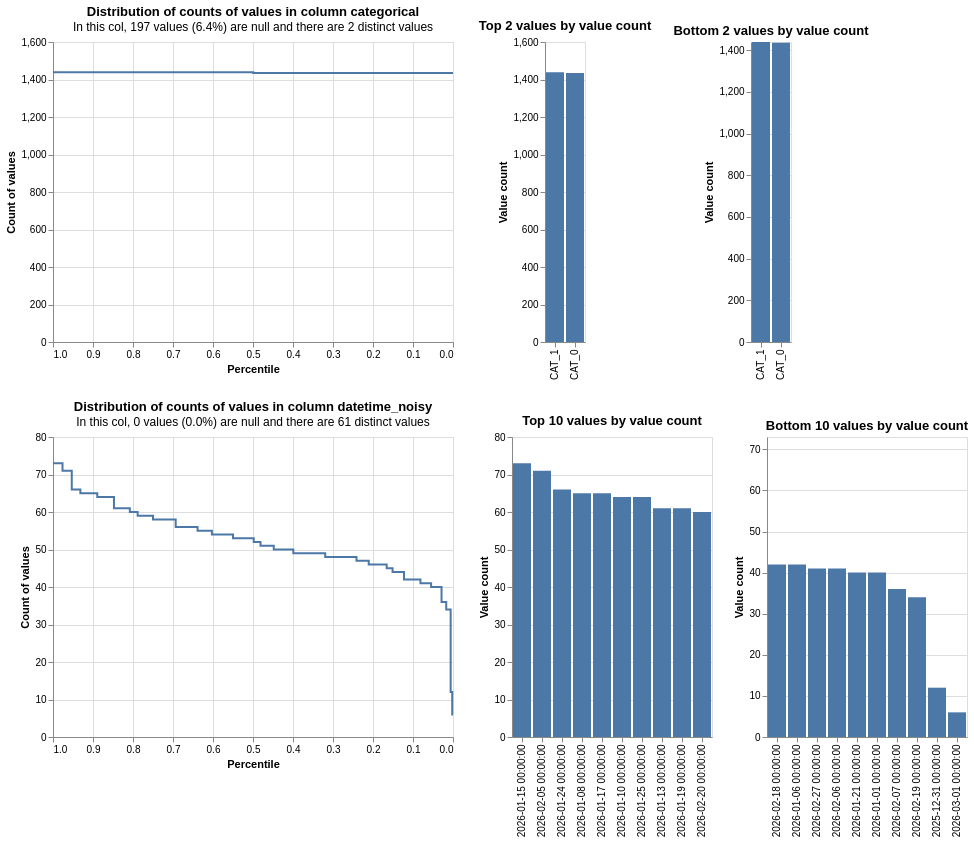

The code cell stored with this chart in its notebook:
### Code cell
from splink.exploratory import profile_columns

db_api = build_api_with_con(MEM_LIMIT, TEMP_DIR)

profile_columns(
    [df1, df2],
    db_api=db_api,
    column_expressions=[
        "categorical",
        "datetime_noisy",
    ],
)

### Figure 1 — Vega-Lite specification as saved in the notebook (floating-point values rounded to 4 significant figures)
{"config": {"view": {"continuousWidth": 400, "continuousHeight": 300}}, "vconcat": [{"hconcat": [{"mark": {"type": "line", "interpolate": "step-before"}, "data": {"values": [{"percentile_ex_nulls": 0.4993, "percentile_inc_nulls": 0.5314, "value_count": 1439, "group_name": "categorical", "total_non_null_rows": 2874, "total_rows_inc_nulls": 3071, "sum_tokens_in_value_count_group": 1439, "distinct_value_count": 2}, {"percentile_ex_nulls": 0.0, "percentile_inc_nulls": 0.06415, "value_count": 1435, "group_name": "categorical", "total_non_null_rows": 2874, "total_rows_inc_nulls": 3071, "sum_tokens_in_value_count_group": 1435, "distinct_value_count": 2}, {"percentile_ex_nulls": 1.0, "percentile_inc_nulls": 1.0, "value_count": 1439, "group_name": "categorical", "total_non_null_rows": 2874, "total_rows_inc_nulls": 3071, "sum_tokens_in_value_count_group": 1439, "distinct_value_count": 2}]}, "encoding": {"tooltip": [{"field": "value_count", "type": "quantitative"}, {"field": "percentile_ex_nulls", "type": "quantitative"}, {"field": "percentile_inc_nulls", "type": "quantitative"}, {"field": "total_non_null_rows", "type": "quantitative"}, {"field": "total_rows_inc_nulls", "type": "quantitative"}], "x": {"field": "percentile_ex_nulls", "sort": "descending", "title": "Percentile", "type": "quantitative"}, "y": {"field": "value_count", "title": "Count of values", "type": "quantitative"}}, "title": {"text": "Distribution of counts of values in column categorical", "subtitle": "In this col, 197 values (6.4%) are null and there are 2 distinct values"}}, {"mark": "bar", "data": {"values": [{"value_count": 1439, "group_name": "categorical", "value": "CAT_1", "total_non_null_rows": 2874, "total_rows_inc_nulls": 3071, "distinct_value_count": 2}, {"value_count": 1435, "group_name": "categorical", "value": "CAT_0", "total_non_null_rows": 2874, "total_rows_inc_nulls": 3071, "distinct_value_count": 2}]}, "encoding": {"tooltip": [{"field": "value", "type": "nominal"}, {"field": "value_count", "type": "quantitative"}, {"field": "total_non_null_rows", "type": "quantitative"}, {"field": "total_rows_inc_nulls", "type": "quantitative"}], "x": {"field": "value", "sort": "-y", "title": null, "type": "nominal"}, "y": {"field": "value_count", "title": "Value count", "type": "quantitative"}}, "title": "Top 2 values by value count"}, {"mark": "bar", "data": {"values": [{"value_count": 1435, "group_name": "categorical", "value": "CAT_0", "total_non_null_rows": 2874, "total_rows_inc_nulls": 3071, "distinct_value_count": 2}, {"value_count": 1439, "group_name": "categorical", "value": "CAT_1", "total_non_null_rows": 2874, "total_rows_inc_nulls": 3071, "distinct_value_count": 2}]}, "encoding": {"tooltip": [{"field": "value", "type": "nominal"}, {"field": "value_count", "type": "quantitative"}, {"field": "total_non_null_rows", "type": "quantitative"}, {"field": "total_rows_inc_nulls", "type": "quantitative"}], "x": {"field": "value", "sort": "-y", "title": null, "type": "nominal"}, "y": {"field": "value_count", "scale": {"domain": [0, 1439]}, "title": "Value count", "type": "quantitative"}}, "title": "Bottom 2 values by value count"}]}, {"hconcat": [{"mark": {"type": "line", "interpolate": "step-before"}, "data": {"values": [{"percentile_ex_nulls": 0.9762, "percentile_inc_nulls": 0.9762, "value_count": 73, "group_name": "datetime_noisy", "total_non_null_rows": 3071, "total_rows_inc_nulls": 3071, "sum_tokens_in_value_count_group": 73, "distinct_value_count": 61}, {"percentile_ex_nulls": 0.9531, "percentile_inc_nulls": 0.9531, "value_count": 71, "group_name": "datetime_noisy", "total_non_null_rows": 3071, "total_rows_inc_nulls": 3071, "sum_tokens_in_value_count_group": 71, "distinct_value_count": 61}, {"percentile_ex_nulls": 0.9316, "percentile_inc_nulls": 0.9316, "value_count": 66, "group_name": "datetime_noisy", "total_non_null_rows": 3071, "total_rows_inc_nulls": 3071, "sum_tokens_in_value_count_group": 66, "distinct_value_count": 61}, {"percentile_ex_nulls": 0.8893, "percentile_inc_nulls": 0.8893, "value_count": 65, "group_name": "datetime_noisy", "total_non_null_rows": 3071, "total_rows_inc_nulls": 3071, "sum_tokens_in_value_count_group": 130, "distinct_value_count": 61}, {"percentile_ex_nulls": 0.8476, "percentile_inc_nulls": 0.8476, "value_count": 64, "group_name": "datetime_noisy", "total_non_null_rows": 3071, "total_rows_inc_nulls": 3071, "sum_tokens_in_value_count_group": 128, "distinct_value_count": 61}, {"percentile_ex_nulls": 0.8079, "percentile_inc_nulls": 0.8079, "value_count": 61, "group_name": "datetime_noisy", "total_non_null_rows": 3071, "total_rows_inc_nulls": 3071, "sum_tokens_in_value_count_group": 122, "distinct_value_count": 61}, {"percentile_ex_nulls": 0.7883, "percentile_inc_nulls": 0.7883, "value_count": 60, "group_name": "datetime_noisy", "total_non_null_rows": 3071, "total_rows_inc_nulls": 3071, "sum_tokens_in_value_count_group": 60, "distinct_value_count": 61}, {"percentile_ex_nulls": 0.7499, "percentile_inc_nulls": 0.7499, "value_count": 59, "group_name": "datetime_noisy", "total_non_null_rows": 3071, "total_rows_inc_nulls": 3071, "sum_tokens_in_value_count_group": 118, "distinct_value_count": 61}, {"percentile_ex_nulls": 0.6933, "percentile_inc_nulls": 0.6933, "value_count": 58, "group_name": "datetime_noisy", "total_non_null_rows": 3071, "total_rows_inc_nulls": 3071, "sum_tokens_in_value_count_group": 174, "distinct_value_count": 61}, {"percentile_ex_nulls": 0.6386, "percentile_inc_nulls": 0.6386, "value_count": 56, "group_name": "datetime_noisy", "total_non_null_rows": 3071, "total_rows_inc_nulls": 3071, "sum_tokens_in_value_count_group": 168, "distinct_value_count": 61}, {"percentile_ex_nulls": 0.6027, "percentile_inc_nulls": 0.6027, "value_count": 55, "group_name": "datetime_noisy", "total_non_null_rows": 3071, "total_rows_inc_nulls": 3071, "sum_tokens_in_value_count_group": 110, "distinct_value_count": 61}, {"percentile_ex_nulls": 0.55, "percentile_inc_nulls": 0.55, "value_count": 54, "group_name": "datetime_noisy", "total_non_null_rows": 3071, "total_rows_inc_nulls": 3071, "sum_tokens_in_value_count_group": 162, "distinct_value_count": 61}, {"percentile_ex_nulls": 0.4982, "percentile_inc_nulls": 0.4982, "value_count": 53, "group_name": "datetime_noisy", "total_non_null_rows": 3071, "total_rows_inc_nulls": 3071, "sum_tokens_in_value_count_group": 159, "distinct_value_count": 61}, {"percentile_ex_nulls": 0.4813, "percentile_inc_nulls": 0.4813, "value_count": 52, "group_name": "datetime_noisy", "total_non_null_rows": 3071, "total_rows_inc_nulls": 3071, "sum_tokens_in_value_count_group": 52, "distinct_value_count": 61}, {"percentile_ex_nulls": 0.4481, "percentile_inc_nulls": 0.4481, "value_count": 51, "group_name": "datetime_noisy", "total_non_null_rows": 3071, "total_rows_inc_nulls": 3071, "sum_tokens_in_value_count_group": 102, "distinct_value_count": 61}, {"percentile_ex_nulls": 0.3992, "percentile_inc_nulls": 0.3992, "value_count": 50, "group_name": "datetime_noisy", "total_non_null_rows": 3071, "total_rows_inc_nulls": 3071, "sum_tokens_in_value_count_group": 150, "distinct_value_count": 61}, {"percentile_ex_nulls": 0.3194, "percentile_inc_nulls": 0.3194, "value_count": 49, "group_name": "datetime_noisy", "total_non_null_rows": 3071, "total_rows_inc_nulls": 3071, "sum_tokens_in_value_count_group": 245, "distinct_value_count": 61}, {"percentile_ex_nulls": 0.2413, "percentile_inc_nulls": 0.2413, "value_count": 48, "group_name": "datetime_noisy", "total_non_null_rows": 3071, "total_rows_inc_nulls": 3071, "sum_tokens_in_value_count_group": 240, "distinct_value_count": 61}, {"percentile_ex_nulls": 0.2107, "percentile_inc_nulls": 0.2107, "value_count": 47, "group_name": "datetime_noisy", "total_non_null_rows": 3071, "total_rows_inc_nulls": 3071, "sum_tokens_in_value_count_group": 94, "distinct_value_count": 61}, {"percentile_ex_nulls": 0.1657, "percentile_inc_nulls": 0.1657, "value_count": 46, "group_name": "datetime_noisy", "total_non_null_rows": 3071, "total_rows_inc_nulls": 3071, "sum_tokens_in_value_count_group": 138, "distinct_value_count": 61}, {"percentile_ex_nulls": 0.1511, "percentile_inc_nulls": 0.1511, "value_count": 45, "group_name": "datetime_noisy", "total_non_null_rows": 3071, "total_rows_inc_nulls": 3071, "sum_tokens_in_value_count_group": 45, "distinct_value_count": 61}, {"percentile_ex_nulls": 0.1224, "percentile_inc_nulls": 0.1224, "value_count": 44, "group_name": "datetime_noisy", "total_non_null_rows": 3071, "total_rows_inc_nulls": 3071, "sum_tokens_in_value_count_group": 88, "distinct_value_count": 61}, {"percentile_ex_nulls": 0.08141, "percentile_inc_nulls": 0.08141, "value_count": 42, "group_name": "datetime_noisy", "total_non_null_rows": 3071, "total_rows_inc_nulls": 3071, "sum_tokens_in_value_count_group": 126, "distinct_value_count": 61}, {"percentile_ex_nulls": 0.05471, "percentile_inc_nulls": 0.05471, "value_count": 41, "group_name": "datetime_noisy", "total_non_null_rows": 3071, "total_rows_inc_nulls": 3071, "sum_tokens_in_value_count_group": 82, "distinct_value_count": 61}, {"percentile_ex_nulls": 0.02866, "percentile_inc_nulls": 0.02866, "value_count": 40, "group_name": "datetime_noisy", "total_non_null_rows": 3071, "total_rows_inc_nulls": 3071, "sum_tokens_in_value_count_group": 80, "distinct_value_count": 61}, {"percentile_ex_nulls": 0.01693, "percentile_inc_nulls": 0.01693, "value_count": 36, "group_name": "datetime_noisy", "total_non_null_rows": 3071, "total_rows_inc_nulls": 3071, "sum_tokens_in_value_count_group": 36, "distinct_value_count": 61}, {"percentile_ex_nulls": 0.005861, "percentile_inc_nulls": 0.005861, "value_count": 34, "group_name": "datetime_noisy", "total_non_null_rows": 3071, "total_rows_inc_nulls": 3071, "sum_tokens_in_value_count_group": 34, "distinct_value_count": 61}, {"percentile_ex_nulls": 0.001954, "percentile_inc_nulls": 0.001954, "value_count": 12, "group_name": "datetime_noisy", "total_non_null_rows": 3071, "total_rows_inc_nulls": 3071, "sum_tokens_in_value_count_group": 12, "distinct_value_count": 61}, {"percentile_ex_nulls": 0.0, "percentile_inc_nulls": 0.0, "value_count": 6, "group_name": "datetime_noisy", "total_non_null_rows": 3071, "total_rows_inc_nulls": 3071, "sum_tokens_in_value_count_group": 6, "distinct_value_count": 61}, {"percentile_ex_nulls": 1.0, "percentile_inc_nulls": 1.0, "value_count": 73, "group_name": "datetime_noisy", "total_non_null_rows": 3071, "total_rows_inc_nulls": 3071, "sum_tokens_in_value_count_group": 73, "distinct_value_count": 61}]}, "encoding": {"tooltip": [{"field": "value_count", "type": "quantitative"}, {"field": "percentile_ex_nulls", "type": "quantitative"}, {"field": "percentile_inc_nulls", "type": "quantitative"}, {"field": "total_non_null_rows", "type": "quantitative"}, {"field": "total_rows_inc_nulls", "type": "quantitative"}], "x": {"field": "percentile_ex_nulls", "sort": "descending", "title": "Percentile", "type": "quantitative"}, "y": {"field": "value_count", "title": "Count of values", "type": "quantitative"}}, "title": {"text": "Distribution of counts of values in column datetime_noisy", "subtitle": "In this col, 0 values (0.0%) are null and there are 61 distinct values"}}, {"mark": "bar", "data": {"values": [{"value_count": 73, "group_name": "datetime_noisy", "value": "2026-01-15 00:00:00", "total_non_null_rows": 3071, "total_rows_inc_nulls": 3071, "distinct_value_count": 61}, {"value_count": 71, "group_name": "datetime_noisy", "value": "2026-02-05 00:00:00", "total_non_null_rows": 3071, "total_rows_inc_nulls": 3071, "distinct_value_count": 61}, {"value_count": 66, "group_name": "datetime_noisy", "value": "2026-01-24 00:00:00", "total_non_null_rows": 3071, "total_rows_inc_nulls": 3071, "distinct_value_count": 61}, {"value_count": 65, "group_name": "datetime_noisy", "value": "2026-01-08 00:00:00", "total_non_null_rows": 3071, "total_rows_inc_nulls": 3071, "distinct_value_count": 61}, {"value_count": 65, "group_name": "datetime_noisy", "value": "2026-01-17 00:00:00", "total_non_null_rows": 3071, "total_rows_inc_nulls": 3071, "distinct_value_count": 61}, {"value_count": 64, "group_name": "datetime_noisy", "value": "2026-01-10 00:00:00", "total_non_null_rows": 3071, "total_rows_inc_nulls": 3071, "distinct_value_count": 61}, {"value_count": 64, "group_name": "datetime_noisy", "value": "2026-01-25 00:00:00", "total_non_null_rows": 3071, "total_rows_inc_nulls": 3071, "distinct_value_count": 61}, {"value_count": 61, "group_name": "datetime_noisy", "value": "2026-01-13 00:00:00", "total_non_null_rows": 3071, "total_rows_inc_nulls": 3071, "distinct_value_count": 61}, {"value_count": 61, "group_name": "datetime_noisy", "value": "2026-01-19 00:00:00", "total_non_null_rows": 3071, "total_rows_inc_nulls": 3071, "distinct_value_count": 61}, {"value_count": 60, "group_name": "datetime_noisy", "value": "2026-02-20 00:00:00", "total_non_null_rows": 3071, "total_rows_inc_nulls": 3071, "distinct_value_count": 61}]}, "encoding": {"tooltip": [{"field": "value", "type": "nominal"}, {"field": "value_count", "type": "quantitative"}, {"field": "total_non_null_rows", "type": "quantitative"}, {"field": "total_rows_inc_nulls", "type": "quantitative"}], "x": {"field": "value", "sort": "-y", "title": null, "type": "nominal"}, "y": {"field": "value_count", "title": "Value count", "type": "quantitative"}}, "title": "Top 10 values by value count"}, {"mark": "bar", "data": {"values": [{"value_count": 6, "group_name": "datetime_noisy", "value": "2026-03-01 00:00:00", "total_non_null_rows": 3071, "total_rows_inc_nulls": 3071, "distinct_value_count": 61}, {"value_count": 12, "group_name": "datetime_noisy", "value": "2025-12-31 00:00:00", "total_non_null_rows": 3071, "total_rows_inc_nulls": 3071, "distinct_value_count": 61}, {"value_count": 34, "group_name": "datetime_noisy", "value": "2026-02-19 00:00:00", "total_non_null_rows": 3071, "total_rows_inc_nulls": 3071, "distinct_value_count": 61}, {"value_count": 36, "group_name": "datetime_noisy", "value": "2026-02-07 00:00:00", "total_non_null_rows": 3071, "total_rows_inc_nulls": 3071, "distinct_value_count": 61}, {"value_count": 40, "group_name": "datetime_noisy", "value": "2026-01-21 00:00:00", "total_non_null_rows": 3071, "total_rows_inc_nulls": 3071, "distinct_value_count": 61}, {"value_count": 40, "group_name": "datetime_noisy", "value": "2026-01-01 00:00:00", "total_non_null_rows": 3071, "total_rows_inc_nulls": 3071, "distinct_value_count": 61}, {"value_count": 41, "group_name": "datetime_noisy", "value": "2026-02-27 00:00:00", "total_non_null_rows": 3071, "total_rows_inc_nulls": 3071, "distinct_value_count": 61}, {"value_count": 41, "group_name": "datetime_noisy", "value": "2026-02-06 00:00:00", "total_non_null_rows": 3071, "total_rows_inc_nulls": 3071, "distinct_value_count": 61}, {"value_count": 42, "group_name": "datetime_noisy", "value": "2026-02-18 00:00:00", "total_non_null_rows": 3071, "total_rows_inc_nulls": 3071, "distinct_value_count": 61}, {"value_count": 42, "group_name": "datetime_noisy", "value": "2026-01-06 00:00:00", "total_non_null_rows": 3071, "total_rows_inc_nulls": 3071, "distinct_value_count": 61}]}, "encoding": {"tooltip": [{"field": "value", "type": "nominal"}, {"field": "value_count", "type": "quantitative"}, {"field": "total_non_null_rows", "type": "quantitative"}, {"field": "total_rows_inc_nulls", "type": "quantitative"}], "x": {"field": "value", "sort": "-y", "title": null, "type": "nominal"}, "y": {"field": "value_count", "scale": {"domain": [0, 73]}, "title": "Value count", "type": "quantitative"}}, "title": "Bottom 10 values by value count"}]}], "$schema": "https://vega.github.io/schema/vega-lite/v5.9.3.json"}
